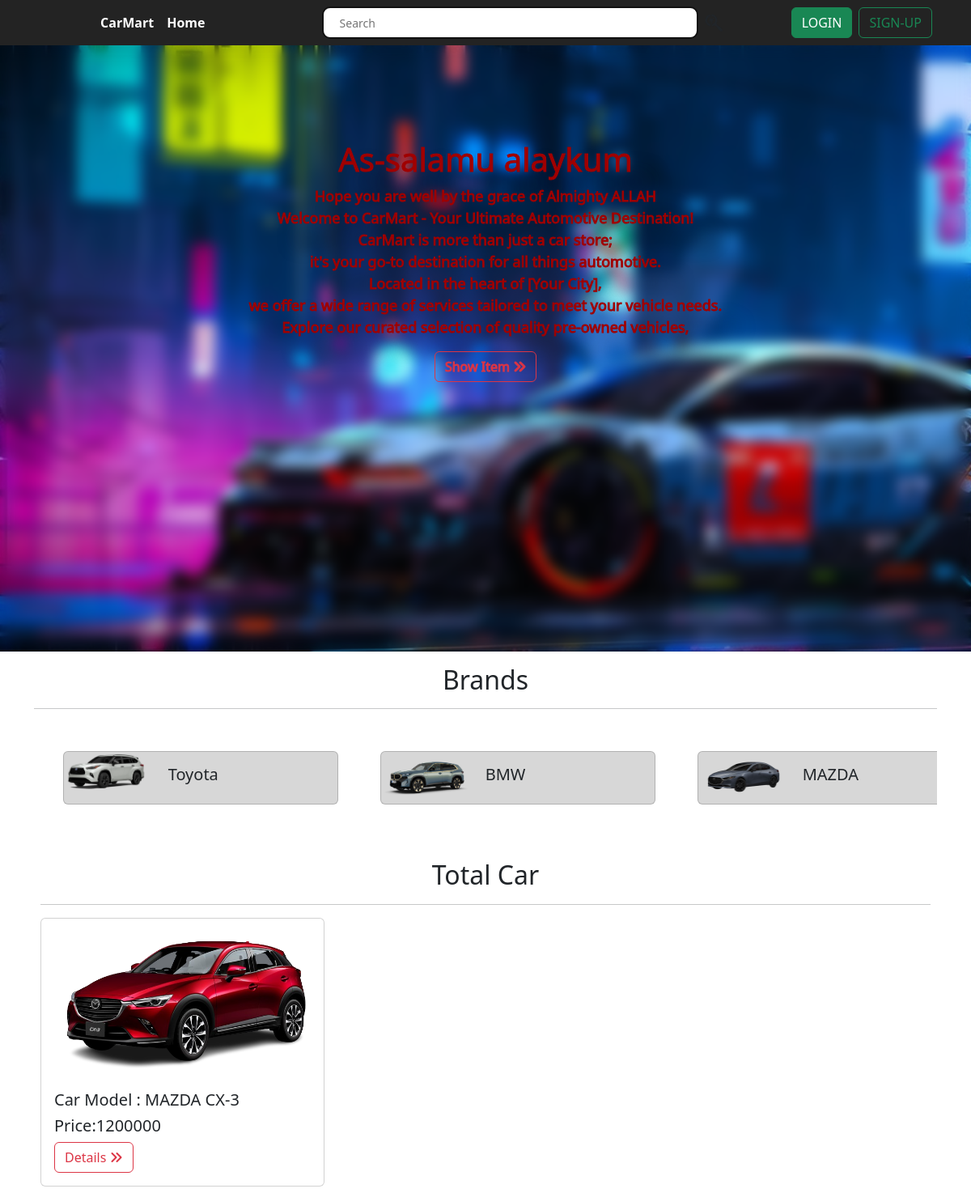
Screenshot of //4/ with the database file from the repository.
### Brand/models.py (models this page shows, shortened)
class brand(models.Model):
    Name=models.CharField(max_length=50)
    Image_field = models.ImageField(null=True,blank=True,upload_to='Brandpic/')

class Car(models.Model):
    car_image=models.ImageField(null=True,blank=True,upload_to='carpic/')
    Name=models.CharField(max_length=50)
    description=models.TextField()
    quantity=models.IntegerField()
    price=models.IntegerField()
    brand=models.ForeignKey(brand,on_delete=models.CASCADE)

### CarMart/views.py (the view)
# urls.py: 2. Add a URL to urlpatterns:  path('', views.home, name='home')
def home(request,id=None):
    if id is not None:
        brands = get_object_or_404(brand, id=id)
        car = Car.objects.filter(brand=brands)
    else:
        car=Car.objects.all()
    brands = brand.objects.all()
    return render (request,'home.html',{"brands":brands,"Car":car})

### templates/home.html (shortened to what this page needs)
{% load static %}
<!DOCTYPE html>
<html lang="en">
<head>
    <link href="https://cdn.jsdelivr.net/npm/bootstrap@5.3.2/dist/css/bootstrap.min.css" rel="stylesheet">
    <link rel="stylesheet" href="https://cdnjs.cloudflare.com/ajax/libs/font-awesome/6.5.1/css/all.min.css" />
    <link rel="stylesheet" href="{% static 'css/style.css' %}">
    <link rel="stylesheet" href="https://cdnjs.cloudflare.com/ajax/libs/font-awesome/6.5.2/css/all.min.css" />
</head>
<body>
<nav class="navbar navbar-expand-lg bg-body-tertiary m-0 p-0" style="background-color:#232323 ;">
  <div class="container-fluid navbar navbar-light px-5 " style="background-color:#232323 ;">
    <div class="collapse navbar-collapse" id="navbarSupportedContent">
      <ul class="navbar-nav mx-auto mb-2 mb-lg-0">
          <li class="nav-item">
            <a class="nav-link active text-white" aria-current="page" href="{% url 'home' %}">CarMart</a>
          </li>
          <li class="nav-item">
            <a class="nav-link active text-white" aria-current="page" href="{% url 'home' %}">Home</a>
          </li>
      </ul>
      <div class="search mx-auto">
        <input type="text" placeholder="Search" class="textSearch">
          <div class="searchicon">
            <i class="fa-brands fa-searchengin fa-xl"></i>
          </div>
      </div>
      <form class="d-flex" role="search">
        {% if user.is_authenticated %}
        <a href="{% url 'profile' %}" class="btn btn-outline-success mx-2" type="submit">Profile</a>
        <a href="{% url 'logout' %}" class="btn btn-success" type="submit">Logout</a>
        {% else %}
        <a href="{% url 'login' %}" class="btn btn-success mx-2" type="submit">LOGIN</a>
        <a href="{% url 'signUp' %}" class="btn btn-outline-success" type="submit">SIGN-UP</a>
        {% endif %}
      </form>
    </div>
  </div>
</nav>
{% block container %}
<div class="contain d-flex" style="background-image: url('{% static 'image/car.jpg' %}');background-size: cover;background-repeat: no-repeat;">
  <div class='text'>
    <h1>
        As-salamu alaykum
    </h1>
    <p class ='para'>
      Hope you are well by the grace of Almighty ALLAH
      <br>
      Welcome to CarMart - Your Ultimate Automotive Destination!
      <br>CarMart is more than just a car store;
      <br>it's your go-to destination for all things automotive. <br>
      Located in the heart of [Your City],
      <br> we offer a wide range of services tailored to meet your vehicle needs.
      <br>Explore our curated selection of quality pre-owned vehicles,<br>
    <p>
    <button class="btn btn-outline-danger" type="submit"><a class="nav-link" href="">Show Item <i class="fa-solid fa-angles-right"></i></a></button>
  </div>
</div>
{% endblock container %}
{% block contain %}
<div class="container ">
  <h2 class="mt-3 w-100 text-center">Brands</h2>
  <hr>
  <div  class="zz">
    {% for brand in brands %}
    <a href="{% url 'home_category' brand.id %}" class="m-3">
      <div class="card mb-3" style="max-width: 540px;">
        <div class="row g-0">
          <div class="col-md-4">
            <img src="{{brand.Image_field.url}}" class="img-fluid rounded-start" alt="...">
          </div>
          <div class="col-md-8">
            <div class="card-body">
              <h5 class="card-title">{{brand.Name}}</h5>
            </div>
          </div>
        </div>
      </div>
    </a>
    {% endfor %}
  </div>
  <div class="m-2 ">
    <h2 class="mt-3 w-100 text-center">Total Car</h2>
   <hr>
   <div class="row row-cols-1 row-cols-md-3 g-4 ">
    {% for car in Car %}
      <div class="col">
        <div class="card">
          <img src="{{car.car_image.url}}" class="card-img-top" alt="...">
          <div class="card-body">
            <h5 class="card-title">Car Model : {{car.Name}}</h5>
            <h5>Price:{{car.price}}</h5>
            <button class="btn btn-outline-danger" type="submit"><a class="nav-link" href="{% url 'detail' car.id %}">Details <i class="fa-solid fa-angles-right"></i></a></button>
          </div>
        </div>
      </div>
    {% endfor %}
   </div>
   </div>
</div>
{% endblock contain %}
</body>
</html>

### static/css/style.css (style rules this page uses)
* { margin: 0px; padding: 0px; }
li { color: #082355; font-weight: 600; }
a { text-decoration: none; }
.search { display: flex; align-items: center; justify-content: space-between; border-radius: 10px; width: 42vw; border-radius: 4px; height: 40px; margin-left: 20px; margin-right: 20px; }
.textSearch { font-size: 14px; border: none; outline: black; border:2px solid #111; width: 40vw; color: #111; height: 40px; padding-left:20px ; border-radius: 10px; }
.searchicon { display: flex; align-items: center; justify-content: center; height: 40px; width: 40px; }
.text { display: flex; justify-content: center; text-align: center; flex-direction: column; align-items: center; color:#A00000; -webkit-backdrop-filter: blur(15px); backdrop-filter: blur(8px); width: 100vw; height: 100%; -webkit-text-stroke: 1px #A00000; text-shadow: 23px 25px 25px #09142E; padding-bottom: 200px; }
.para { font-size:large; font-weight: 500; }
.contain { display: flex; height: 93.6vh; align-items: center; gap: 200px; text-align: center; }
.zz { width: 100%; overflow-x: auto; display: flex; gap: 20px; padding: 20px; -webkit-overflow-scrolling: touch; }
.zz .card { flex: 0 0 auto; width: 340px; background-color: #D7D7D7; }

### rows the page displays
brand: Image_field (picture), Name "Toyota"
brand: Image_field (picture), Name "BMW"
brand: Image_field (picture), Name "MAZDA"
Car: car_image (picture), Name "MAZDA CX-3", price "1200000"
